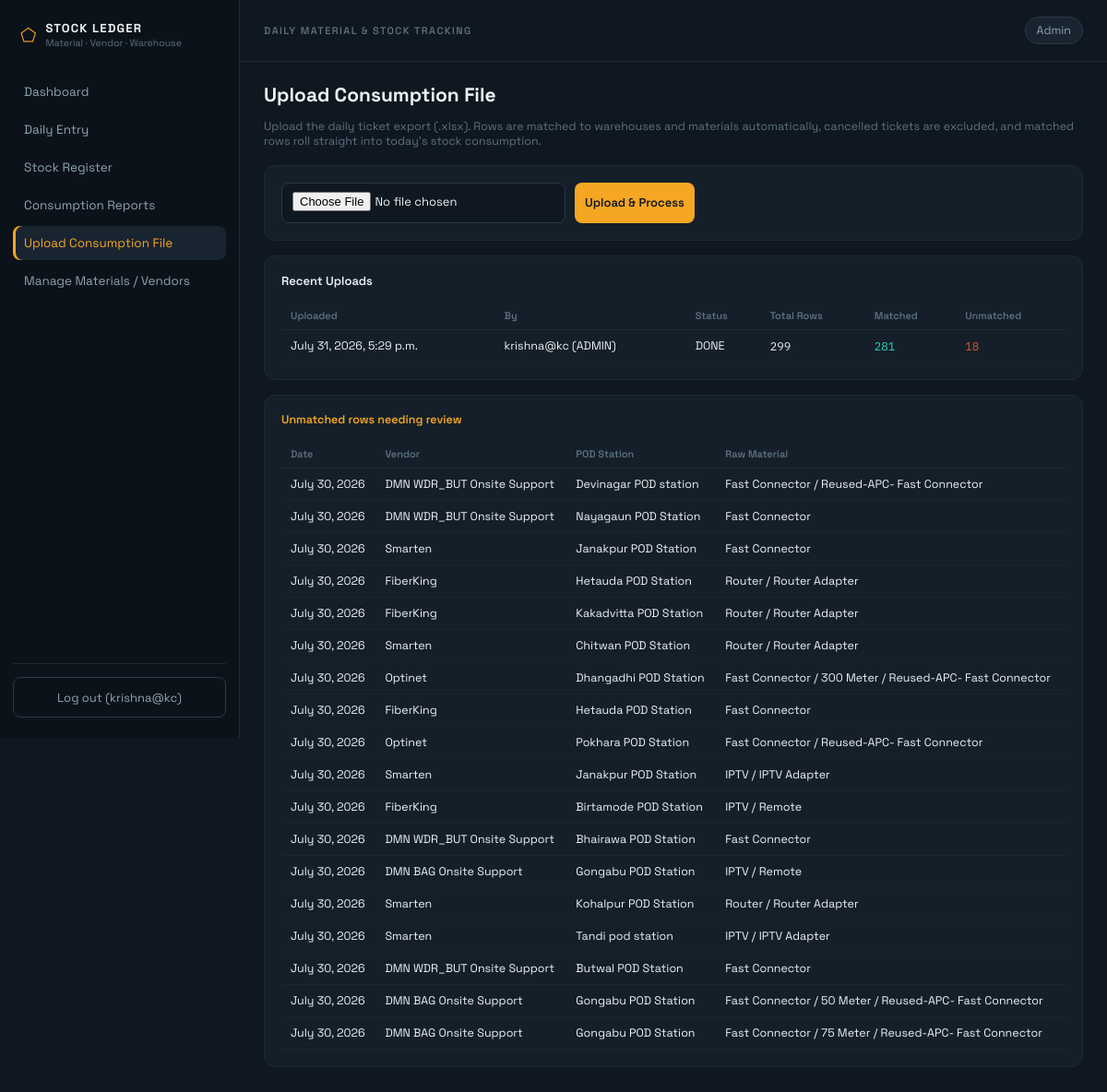
Page /upload/ (signed in) on the committed database.
### accounts/models.py (models this page shows, shortened)
class User(AbstractUser):
    class Role(models.TextChoices):
        ADMIN = "ADMIN", "Admin"
        VENDOR = "VENDOR", "Vendor"
    role = models.CharField(max_length=10, choices=Role.choices, default=Role.VENDOR)
    warehouse = models.ForeignKey(
        "inventory.Warehouse",
        null=True, blank=True,
        on_delete=models.SET_NULL,
        related_name="vendor_users",
    )
    @property
    def is_admin_role(self):
        return self.role == self.Role.ADMIN
    def __str__(self):
        return f"{self.username} ({self.role})"

### inventory/models.py (models this page shows, shortened)
class ConsumptionUpload(models.Model):
    class Status(models.TextChoices):
        PROCESSING = "PROCESSING", "Processing"
        DONE = "DONE", "Done"
        FAILED = "FAILED", "Failed"
    file = models.FileField(upload_to="consumption_uploads/%Y/%m/")
    uploaded_by = models.ForeignKey(settings.AUTH_USER_MODEL, on_delete=models.SET_NULL, null=True)
    uploaded_at = models.DateTimeField(auto_now_add=True)
    status = models.CharField(max_length=12, choices=Status.choices, default=Status.PROCESSING)
    total_rows = models.IntegerField(default=0)
    matched_rows = models.IntegerField(default=0)
    unmatched_rows = models.IntegerField(default=0)
    log = models.TextField(blank=True)
    class Meta:
        ordering = ["-uploaded_at"]

class ConsumptionRecord(models.Model):
    upload = models.ForeignKey(ConsumptionUpload, on_delete=models.CASCADE, related_name="records")
    ticket_id = models.CharField(max_length=50, blank=True)
    date = models.DateField()
    region = models.ForeignKey(Region, null=True, on_delete=models.SET_NULL)
    vendor = models.ForeignKey(Vendor, null=True, on_delete=models.SET_NULL)
    warehouse = models.ForeignKey(Warehouse, null=True, on_delete=models.SET_NULL, related_name="consumption_records")
    pod_station_name = models.CharField(max_length=150, blank=True)
    material = models.ForeignKey(Material, null=True, on_delete=models.SET_NULL, related_name="consumption_records")
    raw_material_text = models.CharField(max_length=255, blank=True, help_text="Materials/Category/Type as read from the file")
    raw_type_text = models.CharField(max_length=100, blank=True, help_text="The Type column exactly as read from the file")
    quantity = models.DecimalField(max_digits=12, decimal_places=2, default=1)
    matched = models.BooleanField(default=True)
    class Meta:
        ordering = ["-date"]
        indexes = [
            models.Index(fields=["warehouse", "material", "date"]),
            models.Index(fields=["date"]),
        ]

class Vendor(models.Model):
    name = models.CharField(max_length=120, unique=True)
    class Meta:
        ordering = ["name"]
    def __str__(self):
        return self.name

### inventory/views.py (the view)
# urls.py: path("upload/", views.upload_consumption, name="upload_consumption"),
@admin_required
def upload_consumption(request):
    if request.method == "POST":
        form = ConsumptionUploadForm(request.POST, request.FILES)
        if form.is_valid():
            upload = form.save(commit=False)
            upload.uploaded_by = request.user
            upload.save()
            result = process_upload(upload)
            if result.get("error"):
                messages.error(request, result["error"])
            else:
                messages.success(
                    request,
                    f"Processed {result['total']} rows — {result['matched']} matched, "
                    f"{result['unmatched']} unmatched, across {result['warehouses_affected']} warehouses."
                )
            return redirect("inventory:upload_consumption")
    else:
        form = ConsumptionUploadForm()
    uploads = ConsumptionUpload.objects.select_related("uploaded_by")[:20]
    unmatched_preview = ConsumptionRecord.objects.filter(matched=False).select_related(
        "vendor", "region"
    ).order_by("-date")[:50]
    return render(request, "inventory/upload_consumption.html", {
        "form": form, "uploads": uploads, "unmatched_preview": unmatched_preview,
    })

### inventory/forms.py
class ConsumptionUploadForm(forms.ModelForm):
    class Meta:
        model = ConsumptionUpload
        fields = ["file"]

### inventory/permissions.py (called while the page is built)
def admin_required(view_func):
    @wraps(view_func)
    @login_required
    def _wrapped(request, *args, **kwargs):
        if not request.user.is_admin_role:
            raise PermissionDenied("Admin access only.")
        return view_func(request, *args, **kwargs)
    return _wrapped

### templates/inventory/upload_consumption.html (shortened to what this page needs)
{% extends "base.html" %}
{% block content %}
<h1>Upload Consumption File</h1>
<p class="subtitle">Upload the daily ticket export (.xlsx). Rows are matched to warehouses and materials automatically,
  cancelled tickets are excluded, and matched rows roll straight into today's stock consumption.</p>
<div class="panel">
  <form method="post" enctype="multipart/form-data" style="display:flex; gap:10px; align-items:flex-end;">
    <div>{{ form.file }}</div>
    <button type="submit" class="primary-btn">Upload &amp; Process</button>
  </form>
</div>
<div class="panel">
  <div class="panel-title">Recent Uploads</div>
  <div class="table-responsive">
    <table>
      <thead>
        <tr>
          <th>Uploaded</th>
          <th>By</th>
          <th>Status</th>
          <th>Total Rows</th>
          <th>Matched</th>
          <th>Unmatched</th>
        </tr>
      </thead>
      <tbody>
        {% for u in uploads %}
        <tr>
          <td>{{ u.uploaded_at }}</td>
          <td>{{ u.uploaded_by }}</td>
          <td>{{ u.status }}</td>
          <td class="mono">{{ u.total_rows }}</td>
          <td class="mono received">{{ u.matched_rows }}</td>
          <td class="mono consumed">{{ u.unmatched_rows }}</td>
        </tr>
        {% empty %}
        <tr>
          <td colspan="6" style="text-align:center; color:var(--muted2); padding:20px 0;">No uploads yet.</td>
        </tr>
        {% endfor %}
      </tbody>
    </table>
  </div>
</div>
{% if unmatched_preview %}
<div class="panel">
  <div class="panel-title badge-warning">Unmatched rows needing review</div>
  <div class="table-responsive">
    <table>
      <thead>
        <tr>
          <th>Date</th>
          <th>Vendor</th>
          <th>POD Station</th>
          <th>Raw Material</th>
        </tr>
      </thead>
      <tbody>
        {% for r in unmatched_preview %}
        <tr>
          <td>{{ r.date }}</td>
          <td>{{ r.vendor }}</td>
          <td>{{ r.pod_station_name }}</td>
          <td>{{ r.raw_material_text }}</td>
        </tr>
        {% endfor %}
      </tbody>
    </table>
  </div>
</div>
{% endif %}
{% endblock %}

### templates/base.html (shortened to what this page needs)
{% load static %}
<!DOCTYPE html>
<html lang="en">
<head>
  <link rel="stylesheet" href="{% static 'css/style.css' %}">
</head>
<body>
  {% if user.is_authenticated %}
  <div class="shell">
    <aside class="sidebar">
      <div class="brand"><span class="mark">&#11040;</span>
        <div>
          <div class="brand-title">STOCK LEDGER</div>
          <div class="brand-sub">Material · Vendor · Warehouse</div>
        </div>
      </div>
      <nav>
        {% if user.is_admin_role %}
        <a href="{% url 'inventory:admin_dashboard' %}"
          class="{% if request.resolver_match.url_name == 'admin_dashboard' %}active{% endif %}">Dashboard</a>
        {% endif %}
        <a href="{% url 'inventory:stock_entry' %}"
          class="{% if request.resolver_match.url_name == 'stock_entry' %}active{% endif %}">Daily Entry</a>
        <a href="{% url 'inventory:stock_register' %}"
          class="{% if request.resolver_match.url_name == 'stock_register' %}active{% endif %}">Stock Register</a>
        <a href="{% url 'inventory:consumption_report' %}"
          class="{% if request.resolver_match.url_name == 'consumption_report' %}active{% endif %}">Consumption
          Reports</a>
        {% if user.is_admin_role %}
        <a href="{% url 'inventory:upload_consumption' %}"
          class="{% if request.resolver_match.url_name == 'upload_consumption' %}active{% endif %}">Upload Consumption
          File</a>
        <a href="/django-admin/">Manage Materials / Vendors</a>
        {% endif %}
      </nav>
      <div class="sidebar-footer">
        <form action="{% url 'logout' %}" method="post">{% csrf_token %}
          <button type="submit" class="ghost-btn">Log out ({{ user.username }})</button>
        </form>
      </div>
    </aside>
    <main class="main">
      <div class="topbar">
        <div class="eyebrow">DAILY MATERIAL &amp; STOCK TRACKING</div>
        <div class="role-chip">{{ user.get_role_display }}{% if user.warehouse %} · {{ user.warehouse }}{% endif %}
        </div>
      </div>
      <div class="content">
        {% block content %}{% endblock %}
      </div>
    </main>
  </div>
  {% else %}
  {% block full %}{% endblock %}
  {% endif %}
</body>
</html>

### static/css/style.css (style rules this page uses)
:root { --bg: #0F1720; --surface: #141F29; --surface2: #182430; --border: #1C2A36; --border2: #2A3A48; --amber: #F5A623; --teal: #2DD4BF; --red: #E4572E; --text: #EDF2F5; --muted: #8FA3B0; --muted2: #5C7080; }
* { box-sizing: border-box; }
html { font-size: 16px; }
body { margin: 0; background: var(--bg); color: var(--text); font-family: 'Space Grotesk', sans-serif; min-height: 100vh; overflow-x: hidden; }
a { color: inherit; text-decoration: none; }
.shell { display: flex; min-height: 100vh; }
.sidebar { width: 260px; background: #0B1219; border-right: 1px solid var(--border); padding: 22px 14px; display: flex; flex-direction: column; position: sticky; top: 0; height: 100vh; flex-shrink: 0; }
.brand { display: flex; align-items: center; gap: 10px; padding: 0 8px; }
.mark { font-size: 20px; color: var(--amber); }
.brand-title { font-size: 13px; font-weight: 700; letter-spacing: 1.2px; }
.brand-sub { font-size: 10.5px; color: var(--muted2); margin-top: 1px; }
nav { margin-top: 28px; display: flex; flex-direction: column; gap: 4px; }
nav a { padding: 10px 12px; border-radius: 8px; color: var(--muted); font-size: 13.5px; }
nav a.active { background: var(--surface2); color: var(--amber); box-shadow: inset 3px 0 0 var(--amber); }
.sidebar-footer { margin-top: auto; padding-top: 14px; border-top: 1px solid var(--border); }
.main { flex: 1; display: flex; flex-direction: column; min-width: 0; }
.topbar { display: flex; justify-content: space-between; align-items: center; gap: 12px; padding: 18px 26px; border-bottom: 1px solid var(--border); }
.eyebrow { font-size: 11px; letter-spacing: 1.4px; color: var(--muted2); font-weight: 600; }
.role-chip { font-size: 12.5px; color: var(--muted); background: var(--surface2); border: 1px solid var(--border2); border-radius: 20px; padding: 6px 12px; }
.content { padding: 22px 26px; max-width: 1400px; width: 100%; margin: 0 auto; }
h1 { font-size: 21px; margin: 0 0 4px; font-weight: 700; }
.subtitle { font-size: 12.5px; color: var(--muted2); margin-bottom: 18px; }
.panel { background: var(--surface); border: 1px solid var(--border); border-radius: 12px; padding: 18px; margin-bottom: 16px; }
.panel-title { font-size: 13px; font-weight: 600; margin-bottom: 14px; }
input, select, textarea, button { font-family: 'Space Grotesk', sans-serif; background: var(--bg); border: 1px solid var(--border2); border-radius: 8px; padding: 9px 11px; color: var(--text); font-size: 13px; outline: none; min-height: 44px; }
button { cursor: pointer; }
table { width: 100%; border-collapse: collapse; font-size: 12.5px; }
th { text-align: left; padding: 8px 10px; color: var(--muted2); font-weight: 600; font-size: 11px; border-bottom: 1px solid var(--border); white-space: nowrap; }
td { padding: 9px 10px; border-bottom: 1px solid #1A2530; white-space: nowrap; }
.mono { font-family: 'IBM Plex Mono', monospace; }
.received { color: var(--teal); }
.consumed { color: var(--red); }
.primary-btn { background: var(--amber); border: none; color: #0F1720; font-weight: 600; cursor: pointer; }
.ghost-btn { background: transparent; border: 1px solid var(--border2); color: var(--muted); cursor: pointer; width: 100%; }
.badge-warning { color: var(--amber); font-size: 12.5px; }
.table-responsive { overflow-x: auto; -webkit-overflow-scrolling: touch; }

### rows in the picture
User: username "krishna@kc", role "Admin"
ConsumptionUpload: uploaded_at "July 31, 2026, 5:29 p.m.", uploaded_by "krishna@kc (ADMIN)", status "DONE", total_rows "299", matched_rows "281", unmatched_rows "18"
ConsumptionRecord: date "July 30, 2026", vendor "DMN WDR_BUT Onsite Support", pod_station_name "Devinagar POD station", raw_material_text "Fast Connector / Reused-APC- Fast Connector"
ConsumptionRecord: date "July 30, 2026", vendor "DMN WDR_BUT Onsite Support", pod_station_name "Nayagaun POD Station", raw_material_text "Fast Connector"
ConsumptionRecord: date "July 30, 2026", vendor "Smarten", pod_station_name "Janakpur POD Station", raw_material_text "Fast Connector"
ConsumptionRecord: date "July 30, 2026", vendor "FiberKing", pod_station_name "Hetauda POD Station", raw_material_text "Router / Router Adapter"
ConsumptionRecord: date "July 30, 2026", vendor "FiberKing", pod_station_name "Kakadvitta POD Station", raw_material_text "Router / Router Adapter"
ConsumptionRecord: date "July 30, 2026", vendor "Smarten", pod_station_name "Chitwan POD Station", raw_material_text "Router / Router Adapter"
ConsumptionRecord: date "July 30, 2026", vendor "Optinet", pod_station_name "Dhangadhi POD Station", raw_material_text "Fast Connector / 300 Meter / Reused-APC- Fast Connector"
ConsumptionRecord: date "July 30, 2026", vendor "FiberKing", pod_station_name "Hetauda POD Station", raw_material_text "Fast Connector"
ConsumptionRecord: date "July 30, 2026", vendor "Optinet", pod_station_name "Pokhara POD Station", raw_material_text "Fast Connector / Reused-APC- Fast Connector"
ConsumptionRecord: date "July 30, 2026", vendor "Smarten", pod_station_name "Janakpur POD Station", raw_material_text "IPTV / IPTV Adapter"
ConsumptionRecord: date "July 30, 2026", vendor "FiberKing", pod_station_name "Birtamode POD Station", raw_material_text "IPTV / Remote"
ConsumptionRecord: date "July 30, 2026", vendor "DMN WDR_BUT Onsite Support", pod_station_name "Bhairawa POD Station", raw_material_text "Fast Connector"
ConsumptionRecord: date "July 30, 2026", vendor "DMN BAG Onsite Support", pod_station_name "Gongabu POD Station", raw_material_text "IPTV / Remote"
ConsumptionRecord: date "July 30, 2026", vendor "Smarten", pod_station_name "Kohalpur POD Station", raw_material_text "Router / Router Adapter"
ConsumptionRecord: date "July 30, 2026", vendor "Smarten", pod_station_name "Tandi pod station", raw_material_text "IPTV / IPTV Adapter"
ConsumptionRecord: date "July 30, 2026", vendor "DMN WDR_BUT Onsite Support", pod_station_name "Butwal POD Station", raw_material_text "Fast Connector"
ConsumptionRecord: date "July 30, 2026", vendor "DMN BAG Onsite Support", pod_station_name "Gongabu POD Station", raw_material_text "Fast Connector / 50 Meter / Reused-APC- Fast Connector"
ConsumptionRecord: date "July 30, 2026", vendor "DMN BAG Onsite Support", pod_station_name "Gongabu POD Station", raw_material_text "Fast Connector / 75 Meter / Reused-APC- Fast Connector"
